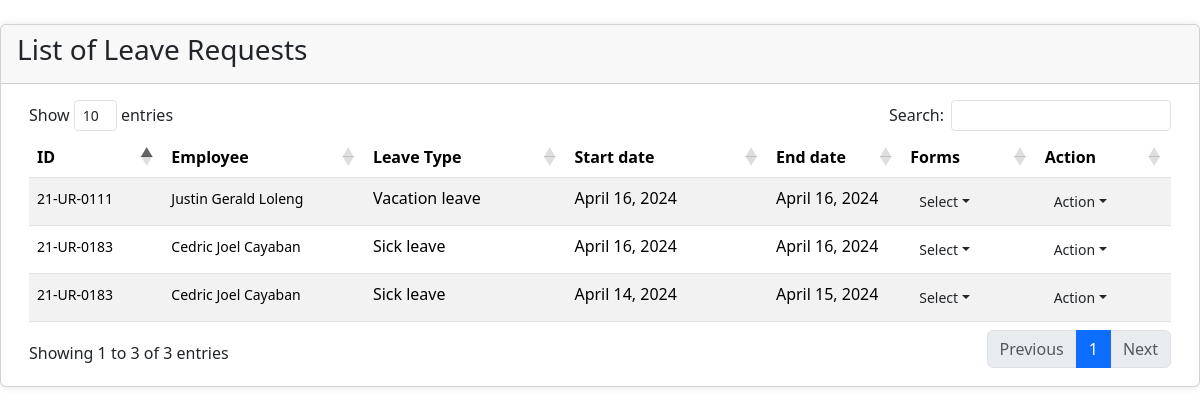
The app's page /admin/requests.php (signed in) with its own data.
### tables this page shows
CREATE TABLE `employee_leave` (
  `leave_id` int(11) NOT NULL,
  `employee_id` varchar(20) NOT NULL,
  `leave_type` int(11) NOT NULL,
  `start_date` date NOT NULL,
  `end_date` date DEFAULT NULL,
  `status` varchar(50) NOT NULL,
  `reason` varchar(150) NOT NULL,
  `leave_form` text NOT NULL,
  `med_cert` text DEFAULT NULL,
  `days` float NOT NULL,
  `credit_cost` float NOT NULL,
  `reject_reason` varchar(255) NOT NULL
);

CREATE TABLE `employee` (
  `employee_id` varchar(20) NOT NULL,
  `username` varchar(50) NOT NULL,
  `password` varchar(50) NOT NULL,
  `acc_status` varchar(50) NOT NULL,
  `fname` varchar(25) NOT NULL,
  `mname` varchar(255) NOT NULL,
  `lname` varchar(20) NOT NULL,
  `sick_credits` float DEFAULT NULL,
  `vacation_credits` float DEFAULT NULL,
  `birthdate` date NOT NULL,
  `contact` bigint(11) NOT NULL,
  `date_hired` date DEFAULT NULL,
  `address` varchar(100) NOT NULL,
  `department` int(11) NOT NULL,
  `employee_type` int(11) NOT NULL,
  `working_status` int(11) DEFAULT NULL,
  `academic_rank` int(11) DEFAULT NULL,
  `designation` int(11) DEFAULT NULL
);

CREATE TABLE `leave_type` (
  `type_id` int(11) NOT NULL,
  `leave_name` varchar(50) NOT NULL
);

### admin/requests.php (the view, shortened to what this page needs)
<?php
    require('../config.php');
?>
<!DOCTYPE html>
<html lang="en">
<head>
    <link rel="stylesheet" href="../css/contents.css?ver=0001">
    <link href="https://cdn.jsdelivr.net/npm/bootstrap@5.3.3/dist/css/bootstrap.min.css" rel="stylesheet">
    <link rel="stylesheet" type="text/css" href="https://cdn.datatables.net/1.11.5/css/dataTables.bootstrap4.min.css">
</head>
<body>
<div class="card card-outline card-primary mt-4" id="load-content">
	<div class="card-header d-flex justify-content-between">
		<h3 class="card-title">List of Leave Requests</h3>
	</div>
	<div class="card-body">
        <div class="container-fluid">
			<table id="tableData" class="table table-striped">
				<colgroup>
                    <col width="10%">
					<col width="15%">
					<col width="15%">
                    <col width="15%">
					<col width="10%">
					<col width="10%">
					<col width="10%">
				</colgroup>
				<thead>
					<tr>
						<th>ID</th>
						<th>Employee</th>
						<th>Leave Type</th>
						<th>Start date</th>
                        <th>End date</th>
						<th>Forms</th>
						<th>Action</th>
					</tr>
				</thead>
				<tbody>
                        <?php
                            if(isset($_SESSION['department'])){
                                $adminDept = $_SESSION['department'];
                            }
                            $counter = 0;
                            $requestSql = $con -> query("SELECT * FROM
                            employee_leave
                            INNER JOIN employee ON employee_leave.employee_id=employee.employee_id
                            INNER JOIN leave_type ON employee_leave.leave_type = leave_type.type_id
                            WHERE employee_leave.status = 'Pending' AND employee.department = '$adminDept' ORDER BY leave_id DESC"
                            );
                            while($employee = $requestSql -> fetch_assoc()){
                            $counter++;
                        ?>
						<tr>
							<td>
                                <small><?=$employee['employee_id']?></small><br>
                            </td>
							<td>
							    <small><?=$employee['fname'] . ' ' . $employee['lname']?> </small>
                            </td>
							<td><?=$employee['leave_name']?></td>
							<td><?= date("F j, Y", strtotime($employee['start_date'])) ?></td>
                            <td><?= date("F j, Y", strtotime($employee['end_date'])) ?></td>
							<td>
                            <div class="dropdown">
                                <button class="btn btn-flat btn-default btn-sm dropdown-toggle" onclick="toggleFiles(<?=$counter?>)" aria-expanded="false">Select</button>
                            </div>
							</td>
							<td>
                            <div class="dropdown">
                                <button class="btn btn-flat btn-default btn-sm dropdown-toggle" onclick="toggleAction(<?=$counter?>)" aria-expanded="false">Action</button>
                            </div>
							</td>
						</tr>
                        <?php
                            }
                        ?>
				</tbody>
			</table>
		</div>
	</div>
</div>
</body>
</html>

### css/contents.css (style rules this page uses)
.card { position: relative; display: flex; flex-direction: column; min-width: 0; word-wrap: break-word; background-color: #fff; background-clip: border-box; border: 1px solid rgba(0, 0, 0, 0.125); border-radius: 0.25rem; }
.card-body { flex: 1 1 auto; padding: 1rem 1rem; }
.card-title { margin-bottom: 0.5rem; }
.card-header { padding: 0.5rem 1rem; margin-bottom: 0; background-color: rgba(0, 0, 0, 0.03); border-bottom: 1px solid rgba(0, 0, 0, 0.125); }
.card-header:first-child { border-radius: calc(0.25rem - 1px) calc(0.25rem - 1px) 0 0; }
.card { border-radius: 15px; box-shadow: 0 0 10px rgba(0, 0, 0, 0.1); }
.card-header { border-bottom: none; }
.card-body { padding: 20px; }
.table { margin-bottom: 0; }
.dropdown { position: relative; display: inline-block; }
.card-header { display: flex; justify-content: space-between; }

### records on screen
employee_leave: employee.employee_id "21-UR-0183", employee.fname "Cedric Joel", employee.lname "Cayaban", leave_type.leave_name "Sick leave", start_date "April 16, 2024", end_date "April 16, 2024"
employee_leave: employee.employee_id "21-UR-0111", employee.fname "Justin Gerald", employee.lname "Loleng", leave_type.leave_name "Vacation leave", start_date "April 16, 2024", end_date "April 16, 2024"
employee_leave: employee.employee_id "21-UR-0183", employee.fname "Cedric Joel", employee.lname "Cayaban", leave_type.leave_name "Sick leave", start_date "April 14, 2024", end_date "April 15, 2024"
